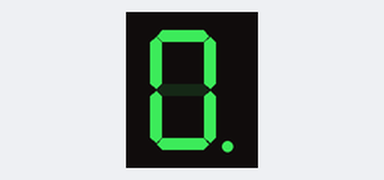
A sketch run on a simulated Arduino Uno, built with avr-gcc and run on an emulated ATmega328P. Parts: 1-digit seven-segment display. Wiring (inferred from the names in the program): 1-digit 7-segment display, segments lit when LOW: segments pin 2, pin 3, pin 4, pin 5, pin 6, pin 7, pin 8, pin 9. The segment pins are drawn as the display they are named for.

Above: at 0.1 s.
At 1.1 s:
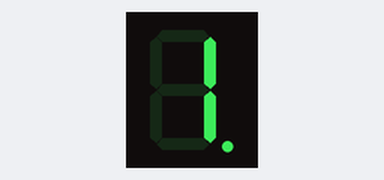
At 2.1 s:
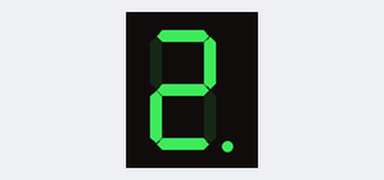
At 5.1 s:
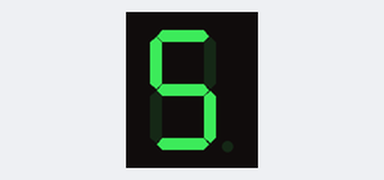
At 7.1 s:
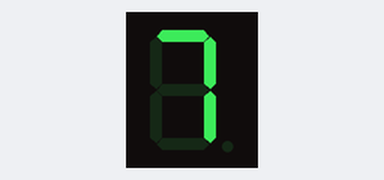
At 10.1 s:
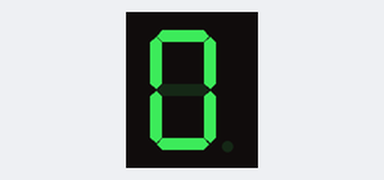

The sketch:

7_Segment_LEDs_Up_Counting.ino
```cpp
#define ANODE  0
#define CATHODE 1

#define DISPLAY_TYPE  ANODE

#if DISPLAY_TYPE == CATHODE
  #define LOGIC_HIGH HIGH
  #define LOGIC_LOW LOW
#else
  #define LOGIC_HIGH LOW
  #define LOGIC_LOW HIGH
#endif


unsigned const int A = 2;
unsigned const int B = 3;
unsigned const int C = 4;
unsigned const int D = 5;
unsigned const int E = 6;
unsigned const int F = 7;
unsigned const int G = 8;
unsigned const int H = 9;


void setup(void)
{
  pinMode(A, OUTPUT);
  pinMode(B, OUTPUT);
  pinMode(C, OUTPUT);
  pinMode(D, OUTPUT);
  pinMode(E, OUTPUT);
  pinMode(F, OUTPUT);
  pinMode(G, OUTPUT);
  pinMode(H, OUTPUT);
}

//My Functions

void zero(void) {
  digitalWrite(A, LOGIC_HIGH);
  digitalWrite(B, LOGIC_HIGH);
  digitalWrite(C, LOGIC_HIGH);
  digitalWrite(D, LOGIC_HIGH);
  digitalWrite(E, LOGIC_HIGH);
  digitalWrite(F, LOGIC_HIGH);
  digitalWrite(G, LOGIC_LOW);

}

void one(void) {
  digitalWrite(A, LOGIC_LOW);
  digitalWrite(B, LOGIC_HIGH);
  digitalWrite(C, LOGIC_HIGH);
  digitalWrite(D, LOGIC_LOW);
  digitalWrite(E, LOGIC_LOW);
  digitalWrite(F, LOGIC_LOW);
  digitalWrite(G, LOGIC_LOW);
  digitalWrite(H, LOW);
}

void two(void) {
  digitalWrite(A, LOGIC_HIGH);
  digitalWrite(B, LOGIC_HIGH);
  digitalWrite(C, LOGIC_LOW);
  digitalWrite(D, LOGIC_HIGH);
  digitalWrite(E, LOGIC_HIGH);
  digitalWrite(F, LOGIC_LOW);
  digitalWrite(G, LOGIC_HIGH);
  digitalWrite(H, LOW);
}

void three(void) {
  digitalWrite(A, LOGIC_HIGH);
  digitalWrite(B, LOGIC_HIGH);
  digitalWrite(C, LOGIC_HIGH);
  digitalWrite(D, LOGIC_HIGH);
  digitalWrite(E, LOGIC_LOW);
  digitalWrite(F, LOGIC_LOW);
  digitalWrite(G, LOGIC_HIGH);
  digitalWrite(H, HIGH);
}

void four(void) {
  digitalWrite(A, LOGIC_LOW);
  digitalWrite(B, LOGIC_HIGH);
  digitalWrite(C, LOGIC_HIGH);
  digitalWrite(D, LOGIC_LOW);
  digitalWrite(E, LOGIC_LOW);
  digitalWrite(F, LOGIC_HIGH);
  digitalWrite(G, LOGIC_HIGH);
  digitalWrite(H, HIGH);
}

void five(void) {
  digitalWrite(A, LOGIC_HIGH);
  digitalWrite(B, LOGIC_LOW);
  digitalWrite(C, LOGIC_HIGH);
  digitalWrite(D, LOGIC_HIGH);
  digitalWrite(E, LOGIC_LOW);
  digitalWrite(F, LOGIC_HIGH);
  digitalWrite(G, LOGIC_HIGH);
  digitalWrite(H, HIGH);
}

void six(void) {
  digitalWrite(A, LOGIC_HIGH);
  digitalWrite(B, LOGIC_LOW);
  digitalWrite(C, LOGIC_HIGH);
  digitalWrite(D, LOGIC_HIGH);
  digitalWrite(E, LOGIC_HIGH);
  digitalWrite(F, LOGIC_HIGH);
  digitalWrite(G, LOGIC_HIGH);
  digitalWrite(H, HIGH);
}

void seven(void) {
  digitalWrite(A, LOGIC_HIGH);
  digitalWrite(B, LOGIC_HIGH);
  digitalWrite(C, LOGIC_HIGH);
  digitalWrite(D, LOGIC_LOW);
  digitalWrite(E, LOGIC_LOW);
  digitalWrite(F, LOGIC_LOW);
  digitalWrite(G, LOGIC_LOW);
  digitalWrite(H, HIGH);
}

void eight(void) {
  digitalWrite(A, LOGIC_HIGH);
  digitalWrite(B, LOGIC_HIGH);
  digitalWrite(C, LOGIC_HIGH);
  digitalWrite(D, LOGIC_HIGH);
  digitalWrite(E, LOGIC_HIGH);
  digitalWrite(F, LOGIC_HIGH);
  digitalWrite(G, LOGIC_HIGH);
  digitalWrite(H, HIGH);
}

void nine(void) {
  digitalWrite(A, LOGIC_HIGH);
  digitalWrite(B, LOGIC_HIGH);
  digitalWrite(C, LOGIC_HIGH);
  digitalWrite(D, LOGIC_LOW);
  digitalWrite(E, LOGIC_LOW);
  digitalWrite(F, LOGIC_HIGH);
  digitalWrite(G, LOGIC_HIGH);
  digitalWrite(H, HIGH);
}

// Start
void loop(void)
{
  zero();
  delay(1000);

  one();
  delay(1000);

  two();
  delay(1000);

  three();
  delay(1000);

  four();
  delay(1000);

  five();
  delay(1000);

  six();
  delay(1000);

  seven();
  delay(1000);

  eight();
  delay(1000);

  nine();
  delay(1000);
}
```

Measured:
- by itself, everything shown: repeats every 10.0 s, in 10 steps
- what the display in image 1 shows lasts 1.0 s, from 1.0 s to 2.0 s
